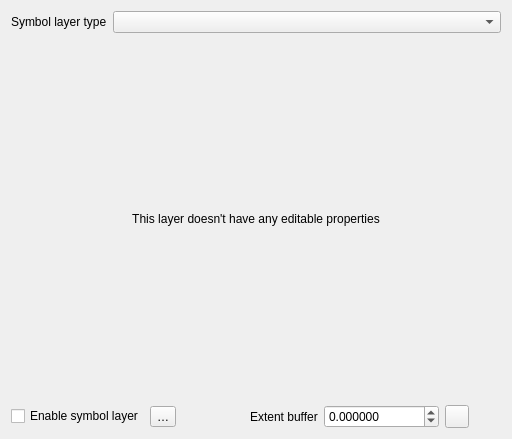
<?xml version="1.0" encoding="UTF-8"?>
<ui version="4.0">
 <class>LayerPropertiesWidget</class>
 <widget class="QWidget" name="LayerPropertiesWidget">
  <property name="geometry">
   <rect>
    <x>0</x>
    <y>0</y>
    <width>512</width>
    <height>439</height>
   </rect>
  </property>
  <property name="windowTitle">
   <string notr="true">Form</string>
  </property>
  <layout class="QGridLayout" name="gridLayout">
   <item row="1" column="0">
    <widget class="QStackedWidget" name="stackedWidget">
     <widget class="QWidget" name="pageDummy">
      <layout class="QVBoxLayout" name="verticalLayout">
       <item>
        <widget class="QLabel" name="label_2">
         <property name="text">
          <string>This layer doesn't have any editable properties</string>
         </property>
         <property name="alignment">
          <set>Qt::AlignCenter</set>
         </property>
        </widget>
       </item>
      </layout>
     </widget>
    </widget>
   </item>
   <item row="2" column="0">
    <layout class="QHBoxLayout" name="horizontalLayout_5">
     <item>
      <layout class="QHBoxLayout" name="horizontalLayout_3">
       <item>
        <widget class="QCheckBox" name="mEnabledCheckBox">
         <property name="text">
          <string>Enable symbol layer</string>
         </property>
        </widget>
       </item>
       <item>
        <widget class="QgsPropertyOverrideButton" name="mEnabledDDBtn">
         <property name="text">
          <string>…</string>
         </property>
        </widget>
       </item>
      </layout>
     </item>
     <item>
      <layout class="QHBoxLayout" name="horizontalLayout_2">
       <property name="leftMargin">
        <number>30</number>
       </property>
       <item>
        <widget class="QgsEffectStackCompactWidget" name="mEffectWidget" native="true"/>
       </item>
       <item>
        <spacer name="horizontalSpacer_2">
         <property name="orientation">
          <enum>Qt::Horizontal</enum>
         </property>
         <property name="sizeHint" stdset="0">
          <size>
           <width>40</width>
           <height>20</height>
          </size>
         </property>
        </spacer>
       </item>
      </layout>
     </item>
     <item>
      <layout class="QHBoxLayout" name="horizontalLayout_4">
       <item>
        <widget class="QLabel" name="label_3">
         <property name="text">
          <string>Extent buffer</string>
         </property>
        </widget>
       </item>
       <item>
        <widget class="QgsDoubleSpinBox" name="mExtentBufferSpinBox">
         <property name="decimals">
          <number>6</number>
         </property>
         <property name="minimum">
          <double>-999999999.000000000000000</double>
         </property>
         <property name="maximum">
          <double>999999999.000000000000000</double>
         </property>
         <property name="clearValue">
          <bool>false</bool>
         </property>
         <property name="expressionsEnabled">
          <bool>false</bool>
         </property>
        </widget>
       </item>
       <item>
        <widget class="QgsPropertyOverrideButton" name="mExtentBufferDDBtn"/>
       </item>
       <item>
        <layout class="QHBoxLayout" name="horizontalLayout_6"/>
       </item>
      </layout>
     </item>
     <item>
      <spacer name="horizontalSpacer">
       <property name="orientation">
        <enum>Qt::Horizontal</enum>
       </property>
       <property name="sizeHint" stdset="0">
        <size>
         <width>40</width>
         <height>20</height>
        </size>
       </property>
      </spacer>
     </item>
    </layout>
   </item>
   <item row="0" column="0">
    <layout class="QHBoxLayout" name="horizontalLayout" stretch="0,1">
     <item>
      <widget class="QLabel" name="label">
       <property name="text">
        <string>Symbol layer type</string>
       </property>
      </widget>
     </item>
     <item>
      <widget class="QComboBox" name="cboLayerType">
       <property name="sizePolicy">
        <sizepolicy hsizetype="Minimum" vsizetype="Fixed">
         <horstretch>0</horstretch>
         <verstretch>0</verstretch>
        </sizepolicy>
       </property>
      </widget>
     </item>
    </layout>
   </item>
  </layout>
 </widget>
 <customwidgets>
  <customwidget>
   <class>QgsDoubleSpinBox</class>
   <extends>QDoubleSpinBox</extends>
   <header>qgsdoublespinbox.h</header>
  </customwidget>
  <customwidget>
   <class>QgsPropertyOverrideButton</class>
   <extends>QToolButton</extends>
   <header>qgspropertyoverridebutton.h</header>
  </customwidget>
  <customwidget>
   <class>QgsEffectStackCompactWidget</class>
   <extends>QWidget</extends>
   <header>qgseffectstackpropertieswidget.h</header>
   <container>1</container>
  </customwidget>
 </customwidgets>
 <resources/>
 <connections/>
</ui>
